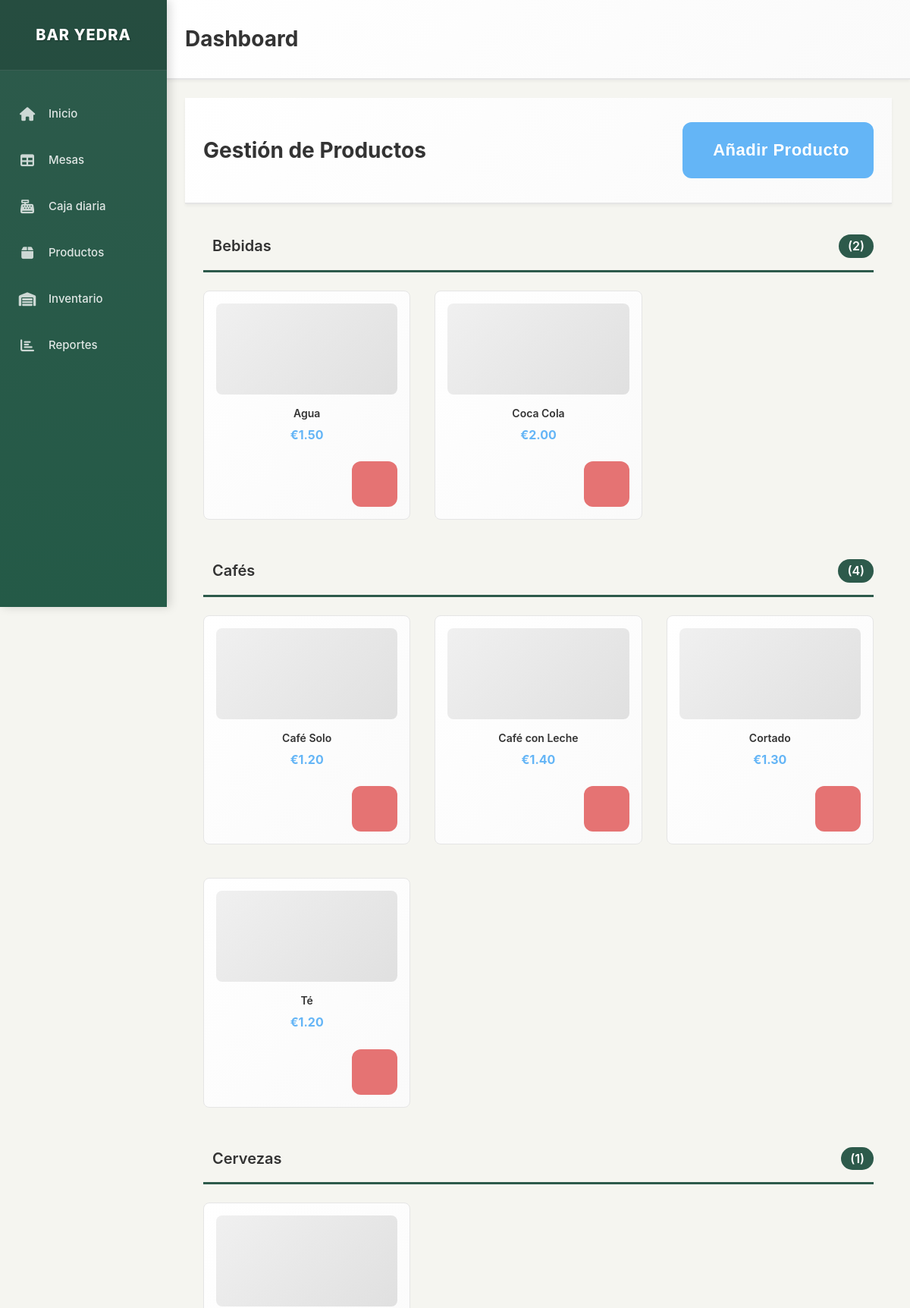
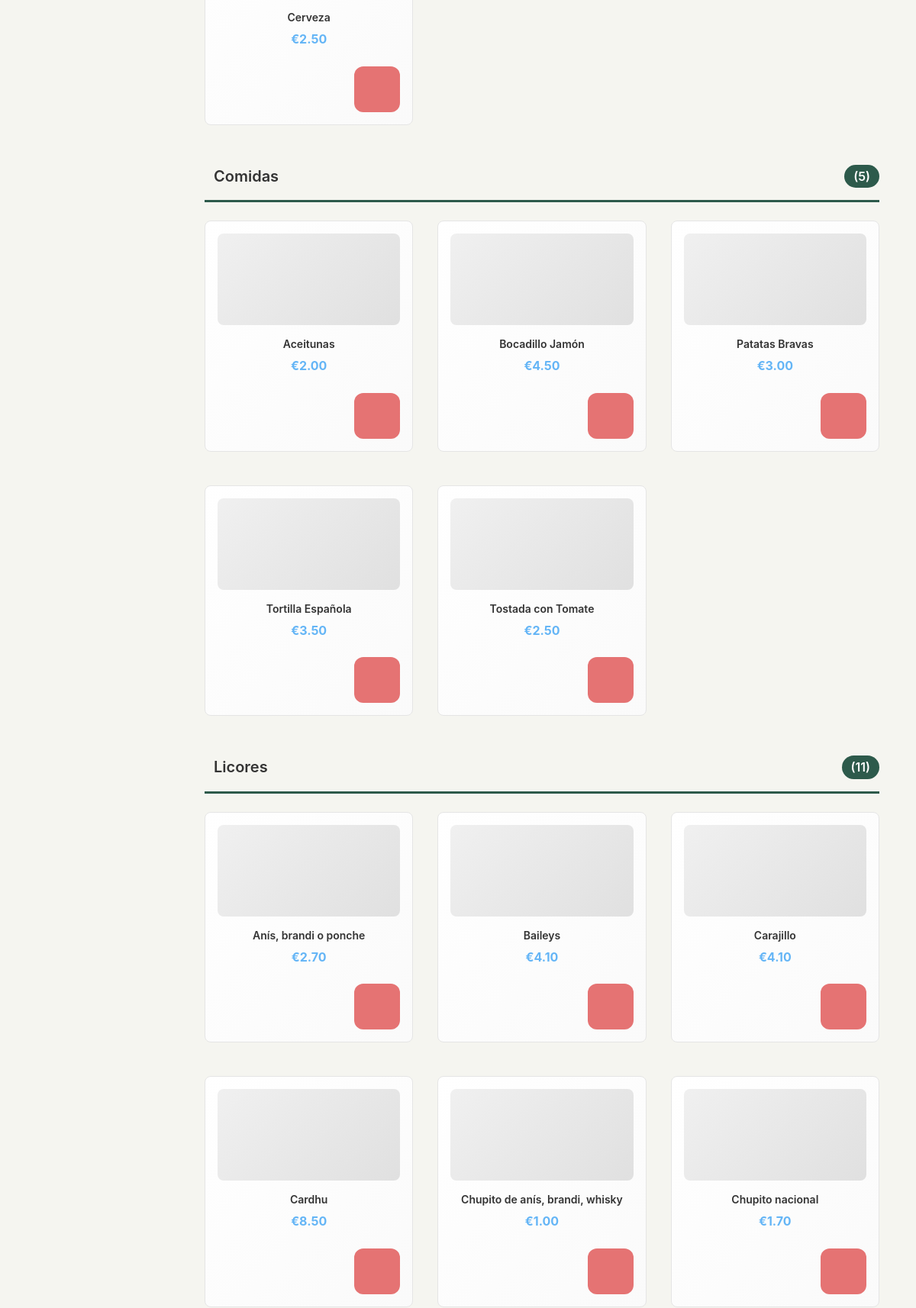
Page /products (upper part) on the committed database (2 pictures, top to bottom).
### models.py (models this page shows, shortened)
class Producto(db.Model):
    id = db.Column(db.Integer, primary_key=True)
    nombre = db.Column(db.String(100), nullable=False)
    precio = db.Column(db.Numeric(10, 2), nullable=False)
    categoria = db.Column(db.String(50), nullable=False, default='General')
    foto_url = db.Column(db.String(255), nullable=True)
    descripcion = db.Column(db.Text, nullable=True)
    activo = db.Column(db.Boolean, default=True)
    orden = db.Column(db.Integer, default=0)  # Para ordenar productos en la interfaz
    stock_actual = db.Column(db.Integer, default=0)  # Cantidad actual en stock
    stock_minimo = db.Column(db.Integer, default=5)  # Alerta cuando llegue a este nivel
    unidad_medida = db.Column(db.String(20), default='unidad')  # unidad, litro, kg, etc.
    fecha_actualizacion = db.Column(db.DateTime, default=datetime.utcnow)

### app.py (the view)
@app.route('/products')
def products():
    productos = Producto.query.filter_by(activo=True).order_by(Producto.categoria, Producto.orden, Producto.nombre).all()
    productos_por_categoria = {}
    for producto in productos:
        if producto.categoria not in productos_por_categoria:
            productos_por_categoria[producto.categoria] = []
        productos_por_categoria[producto.categoria].append(producto)
    return render_template('products.html', productos_por_categoria=productos_por_categoria)

### templates/products.html (shortened to what this page needs)
{% extends "layout.html" %}
{% block content %}
<div class="content-header">
    <h1 class="page-title">Gestión de Productos</h1>
    <button class="btn btn-primary btn-lg touch-friendly" onclick="showAddProductModal()">
         Añadir Producto
    </button>
</div>
<div class="content-container">
    {% for categoria, productos in productos_por_categoria.items() %}
    <div class="category-section">
        <h2 class="category-title">
             {{ categoria }}
            <span class="category-count">({{ productos|length }})</span>
        </h2>
        <div class="products-grid">
            {% for producto in productos %}
            <div class="product-card touch-friendly">
                <div class="product-image">
                    {% if producto.foto_url %}
                        <img src="{{ producto.foto_url }}" alt="{{ producto.nombre }}" class="product-photo">
                    {% else %}
                        <div class="product-placeholder">
                        </div>
                    {% endif %}
                </div>
                <div class="product-info">
                    <h3 class="product-name">{{ producto.nombre }}</h3>
                    <p class="product-price">€{{ "%.2f"|format(producto.precio) }}</p>
                </div>
                <div class="product-actions">
                    <button class="btn btn-danger btn-sm touch-friendly"
                            onclick="deleteProduct({{ producto.id }}, '{{ producto.nombre }}')">
                    </button>
                </div>
            </div>
            {% endfor %}
        </div>
    </div>
    {% endfor %}
</div>
{% endblock %}

### rows in the picture
Producto: categoria "Bebidas", productos "2", nombre "Agua", precio "1.50"
Producto: nombre "Coca Cola", precio "2.00"
Producto: categoria "Cafés", productos "4", nombre "Café Solo", precio "1.20"
Producto: nombre "Café con Leche", precio "1.40"
Producto: nombre "Cortado", precio "1.30"
Producto: nombre "Té", precio "1.20"
Producto: categoria "Cervezas", productos "1", nombre "Cerveza", precio "2.50"
Producto: categoria "Comidas", productos "5", nombre "Aceitunas", precio "2.00"
Producto: nombre "Bocadillo Jamón", precio "4.50"
Producto: nombre "Patatas Bravas", precio "3.00"
Producto: nombre "Tortilla Española", precio "3.50"
Producto: nombre "Tostada con Tomate", precio "2.50"
Producto: categoria "Licores", productos "11", nombre "Anís, brandi o ponche", precio "2.70"
Producto: nombre "Baileys", precio "4.10"
Producto: nombre "Carajillo", precio "4.10"
Producto: nombre "Cardhu", precio "8.50"
Producto: nombre "Chupito de anís, brandi, whisky", precio "1.00"
Producto: nombre "Chupito nacional", precio "1.70"
